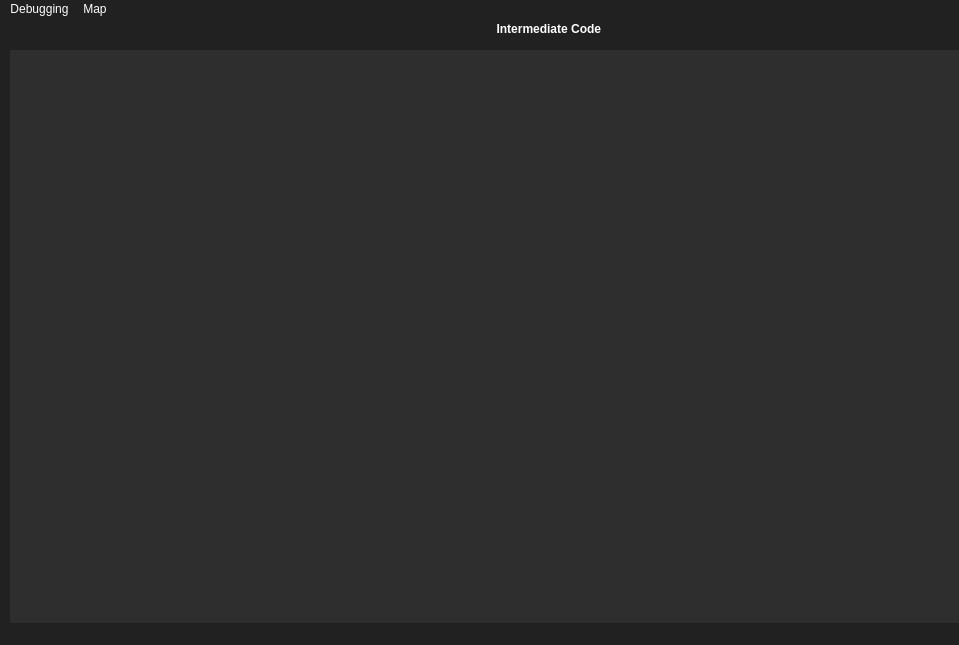
<?xml version="1.0" encoding="UTF-8"?>
<ui version="4.0">
 <class>MainWindow</class>
 <widget class="QMainWindow" name="MainWindow">
  <property name="geometry">
   <rect>
    <x>0</x>
    <y>0</y>
    <width>959</width>
    <height>645</height>
   </rect>
  </property>
  <property name="windowTitle">
   <string>MainWindow</string>
  </property>
  <property name="styleSheet">
   <string notr="true">QWidget{
background-color:rgb(33,33,33);
color:#FFFFFF;
}
QTextEdit{
background-color:rgb(46,46,46);
border:0;
}
QMenuBar::item:selected{
color:#000000;
}</string>
  </property>
  <widget class="QWidget" name="centralwidget">
   <widget class="QLabel" name="label">
    <property name="geometry">
     <rect>
      <x>480</x>
      <y>0</y>
      <width>131</width>
      <height>20</height>
     </rect>
    </property>
    <property name="font">
     <font>
      <bold>true</bold>
     </font>
    </property>
    <property name="layoutDirection">
     <enum>Qt::LeftToRight</enum>
    </property>
    <property name="text">
     <string>  Intermediate Code</string>
    </property>
    <property name="scaledContents">
     <bool>false</bool>
    </property>
    <property name="alignment">
     <set>Qt::AlignCenter</set>
    </property>
   </widget>
   <widget class="QTextEdit" name="textEdit">
    <property name="enabled">
     <bool>true</bool>
    </property>
    <property name="geometry">
     <rect>
      <x>40</x>
      <y>31</y>
      <width>1041</width>
      <height>671</height>
     </rect>
    </property>
    <property name="font">
     <font>
      <family>Arial</family>
      <pointsize>12</pointsize>
     </font>
    </property>
   </widget>
   <widget class="QTextBrowser" name="textBrowser">
    <property name="geometry">
     <rect>
      <x>10</x>
      <y>31</y>
      <width>31</width>
      <height>671</height>
     </rect>
    </property>
    <property name="font">
     <font>
      <family>Arial</family>
      <pointsize>12</pointsize>
     </font>
    </property>
   </widget>
   <widget class="QPushButton" name="pushButton">
    <property name="geometry">
     <rect>
      <x>10</x>
      <y>710</y>
      <width>75</width>
      <height>24</height>
     </rect>
    </property>
    <property name="styleSheet">
     <string notr="true">background-color: rgb(255, 255, 255);
color: rgb(0, 0, 0);</string>
    </property>
    <property name="text">
     <string>Run</string>
    </property>
   </widget>
  </widget>
  <widget class="QMenuBar" name="menubar">
   <property name="geometry">
    <rect>
     <x>0</x>
     <y>0</y>
     <width>959</width>
     <height>22</height>
    </rect>
   </property>
   <widget class="QMenu" name="menuDebugging">
    <property name="title">
     <string>Debugging</string>
    </property>
    <addaction name="actionStart"/>
   </widget>
   <widget class="QMenu" name="menuMap">
    <property name="title">
     <string>Map</string>
    </property>
    <addaction name="actionSource_Code_Mapping"/>
   </widget>
   <addaction name="menuDebugging"/>
   <addaction name="menuMap"/>
  </widget>
  <widget class="QStatusBar" name="statusbar"/>
  <action name="actionStart">
   <property name="text">
    <string>Start</string>
   </property>
  </action>
  <action name="actionStop">
   <property name="text">
    <string>Stop</string>
   </property>
  </action>
  <action name="actionControl_Flow_Graph">
   <property name="text">
    <string>Control Flow Graph</string>
   </property>
  </action>
  <action name="actionSource_Code_Mapping">
   <property name="text">
    <string>Source Code Mapping</string>
   </property>
  </action>
 </widget>
 <resources/>
 <connections/>
</ui>
